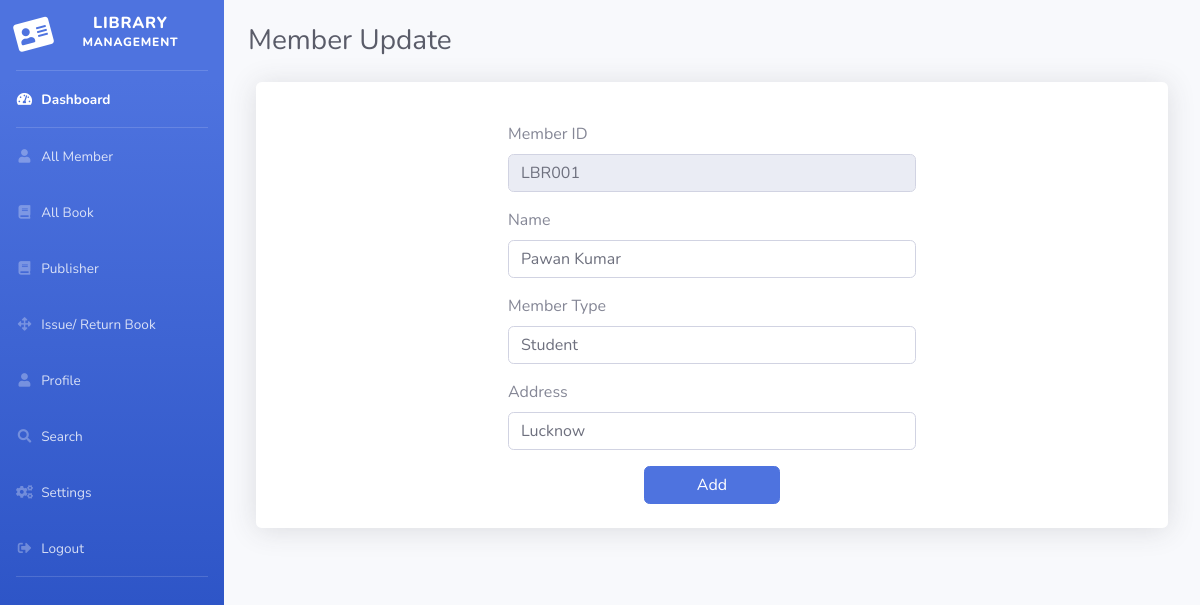
Page /member_edit/1 (signed in) on the committed database.
### myapp/models.py (models this page shows, shortened)
class Member(models.Model):
    memb_id = models.CharField(max_length=20, null=True)
    name = models.CharField(max_length=50, null=True)
    memb_type = models.CharField(max_length=50, null=True)
    address = models.CharField(max_length=200, null=True)
    memb_date = models.DateTimeField(auto_now_add=True)
    expiry_date = models.DateTimeField(auto_now_add=True)

### myapp/views.py (the view, shortened to what this page needs)
# urls.py: path('member_edit/<int:pid>', member_edit, name='member_edit'),
def member_edit(request, pid):
    if not request.user.is_authenticated:
        return redirect('user_login')
    member = Member.objects.get(id = pid)
    error = ""
    return render(request, 'member_edit.html', locals())

### myapp/templates/member_edit.html (shortened to what this page needs)
{% extends 'dashboard.html' %}
{% load static %}
{% block main %}
  <div id="content-wrapper" class="d-flex flex-column">
    <div id="content">
        <div class="container-fluid">
            <div class="d-sm-flex align-items-center justify-content-between mb-4 mt-4">
                <h1 class="h3 mb-0 text-gray-800">Member Update</h1>
            </div>
            <div class="row mt-2 rounded shadow mx-2 bg-white ">
                <div class="col-6 m-auto p-4">
                  <form method="post"> {% csrf_token %}
                    <div class="my-3">
                      <label for="memb_id" class="form-label">Member ID</label>
                      <input type="text" class="form-control disabled" id="memb_id" name="memb_id" value="{{member.memb_id}}" disabled>
                    </div>
                    <div class="my-3">
                      <label for="name" class="form-label">Name</label>
                      <input type="text" class="form-control" id="name" name="name" value="{{member.name}}">
                    </div>
                    <div class="my-3">
                      <label for="memb_type" class="form-label">Member Type</label>
                      <input type="text" class="form-control" id="memb_type" name="memb_type" value="{{member.memb_type}}">
                    </div>
                    <div class="my-3">
                      <label for="address" class="form-label">Address</label>
                      <input type="text" class="form-control" id="address" name="address" value="{{member.address}}">
                    </div>
                    <div class=" text-center">
                      <input type="submit" value="Add" class="col-4 btn btn-primary">
                    </div>
                  </form>
                </div>
            </div>
        </div>
    </div>
{% endblock main %}

### rows in the picture
Member: memb_id "LBR001", name "Pawan Kumar", memb_type "Student", address "Lucknow"
